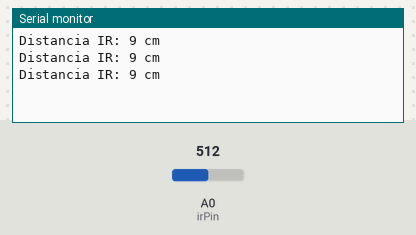
A sketch run on a simulated Arduino Uno, built with avr-gcc and run on an emulated ATmega328P. Parts: the last lines printed to the serial monitor. The inputs (shaded band) are chosen by the test bench; at power-on: A0 (irPin) = 512.

Above: at 1.3 s.
1.4 s: A0 (irPin) set to 716
At 1.9 s:
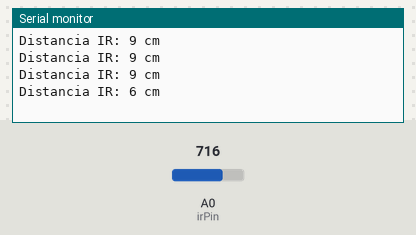
2.9 s: A0 (irPin) set to 900
At 3.4 s:
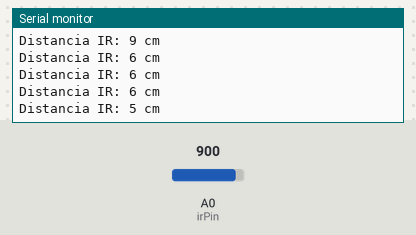
Timing chart, 0 to 5.9 s (numbered marks = the images above; inputs shaded):
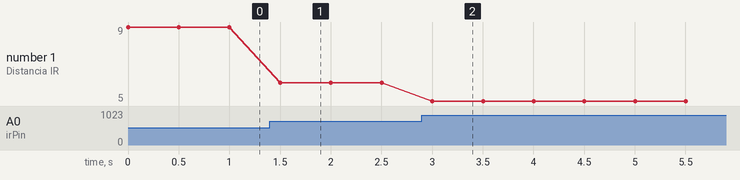

The sketch:

Infrarrojo.ino
```cpp
// Como usar IR Analogico
// definir pin analogico para sensor IR
const int irPin = A0;
// definir variable para guardar el valor del IR
int irValue;

// Configuraicon inicial
void setup() {
  Serial.begin(9600);
}

void loop() {
  // Leer y guardar valor IR
  irValue = analogRead(irPin);

  // Convertir el valor analógico en distancia aproximada
  int distancia = 4800 / (irValue - 20);

  // Imprimir la distancia en el monitor serie
  Serial.print("Distancia IR: ");
  Serial.print(distancia);
  Serial.println(" cm");

  // Pausa
  delay(500);
}
```

Measured:
- after the input at 1.4 s, the serial monitor: prints a new line after 0.10 s (image 1)
- after the input at 2.9 s, the serial monitor: prints a new line after 0.10 s (image 2)
- plotted number 1: 9 → 6 after the input at 1.4 s, 6 → 5 after the input at 2.9 s
